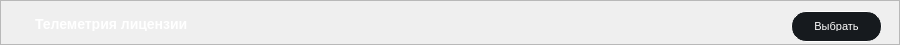
      <widget class="QFrame" name="frame_TelemetrLicense">
       <property name="geometry">
        <rect>
         <x>10</x>
         <y>603</y>
         <width>900</width>
         <height>45</height>
        </rect>
       </property>
       <property name="minimumSize">
        <size>
         <width>900</width>
         <height>45</height>
        </size>
       </property>
       <property name="maximumSize">
        <size>
         <width>900</width>
         <height>40</height>
        </size>
       </property>
       <property name="styleSheet">
        <string notr="true">
/* styles.qss */

#frame_TelemetrLicense {
    background-color: #161A1E;
    border-radius: 15px; /* Установите значение по вашему усмотрению для достижения овальной формы */
}
</string>
       </property>
       <property name="frameShape">
        <enum>QFrame::StyledPanel</enum>
       </property>
       <property name="frameShadow">
        <enum>QFrame::Raised</enum>
       </property>
       <layout class="QHBoxLayout" name="horizontalLayout_13">
        <property name="spacing">
         <number>0</number>
        </property>
        <property name="leftMargin">
         <number>0</number>
        </property>
        <property name="topMargin">
         <number>0</number>
        </property>
        <property name="rightMargin">
         <number>0</number>
        </property>
        <property name="bottomMargin">
         <number>0</number>
        </property>
        <item>
         <widget class="QFrame" name="frame_12">
          <property name="styleSheet">
           <string notr="true">background-color: transparent;</string>
          </property>
          <property name="frameShape">
           <enum>QFrame::StyledPanel</enum>
          </property>
          <property name="frameShadow">
           <enum>QFrame::Raised</enum>
          </property>
          <widget class="QPushButton" name="pushTelemetrLicense">
           <property name="geometry">
            <rect>
             <x>790</x>
             <y>10</y>
             <width>91</width>
             <height>31</height>
            </rect>
           </property>
           <property name="minimumSize">
            <size>
             <width>91</width>
             <height>31</height>
            </size>
           </property>
           <property name="maximumSize">
            <size>
             <width>91</width>
             <height>31</height>
            </size>
           </property>
           <property name="styleSheet">
            <string notr="true">/* styles.qss */

QPushButton {
    background-color: #161A1E;
    border-radius: 15px;
    color: white; /* Установите цвет текста */
    font-size: 11px; /* Установите размер шрифта */
    padding: 10px 20px; /* Установите отступы */
    border: 1px solid white; /* Уменьшаем толщину обводки до 1 пикселя */
}

QPushButton:hover {
    background-color: #2C3236;
    transition: background-color 0.3s ease;
}
</string>
           </property>
           <property name="text">
            <string>Выбрать</string>
           </property>
          </widget>
          <widget class="QLabel" name="labelTelemetrLicense">
           <property name="geometry">
            <rect>
             <x>720</x>
             <y>10</y>
             <width>101</width>
             <height>30</height>
            </rect>
           </property>
           <property name="sizePolicy">
            <sizepolicy hsizetype="Preferred" vsizetype="Preferred">
             <horstretch>70</horstretch>
             <verstretch>30</verstretch>
            </sizepolicy>
           </property>
           <property name="minimumSize">
            <size>
             <width>70</width>
             <height>30</height>
            </size>
           </property>
           <property name="styleSheet">
            <string notr="true">color: white; /* Установите цвет текста в белый */
font-size: 14px; /* Установите размер шрифта в 14 пикселей */
font-family: &quot;Times New Roman&quot;; /* Установите тип шрифта по вашему выбору */
font-weight: bold; /* Установите жирность шрифта (если нужно) */
margin-top: 5px; /* Опустить текст на 10 пикселей вниз */</string>
           </property>
           <property name="text">
            <string/>
           </property>
          </widget>
          <widget class="QLabel" name="labelTextTelemetrLicense">
           <property name="geometry">
            <rect>
             <x>30</x>
             <y>10</y>
             <width>411</width>
             <height>20</height>
            </rect>
           </property>
           <property name="styleSheet">
            <string notr="true">/* styles.qss */

QLabel {
    color: white; /* Установите цвет текста в белый */
    font-size: 14px; /* Установите размер шрифта в 14 пикселей */
    font-family: &quot;Times New Roman&quot;; /* Установите тип шрифта по вашему выбору */
    font-weight: bold; /* Установите жирность шрифта (если нужно) */
    margin-top: 5px; /* Опустить текст на 10 пикселей вниз */
}
</string>
           </property>
           <property name="text">
            <string>Телеметрия лицензии</string>
           </property>
          </widget>
         </widget>
        </item>
       </layout>
      </widget>
